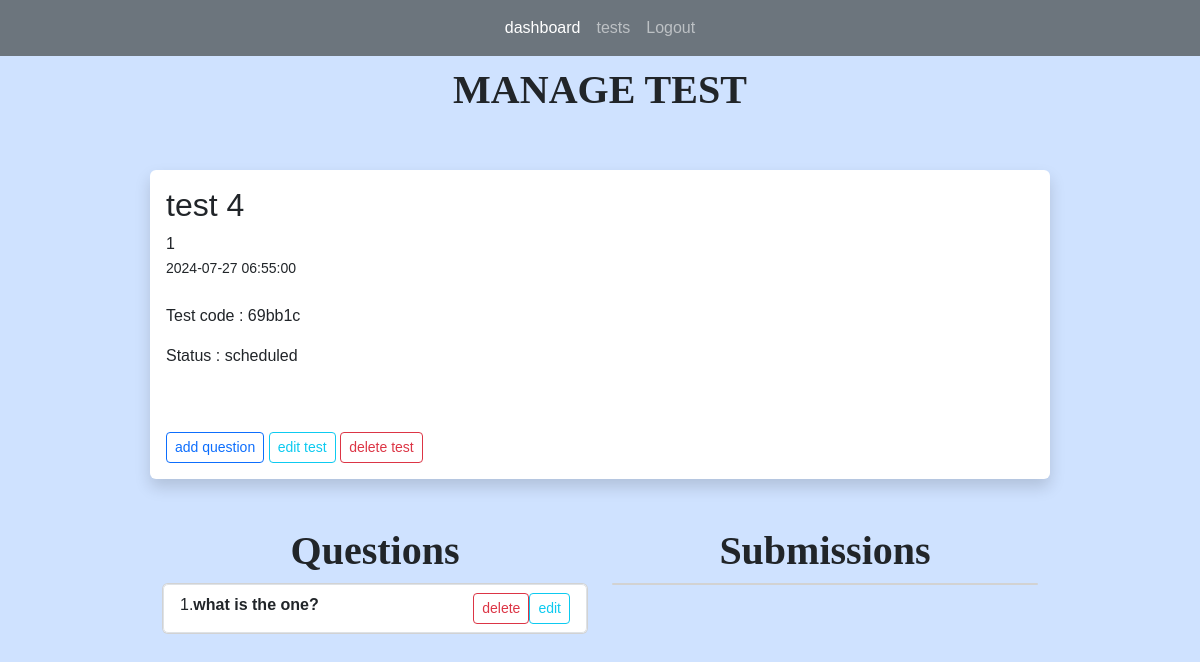
Before: /tests/3 (signed in) with the older database file.
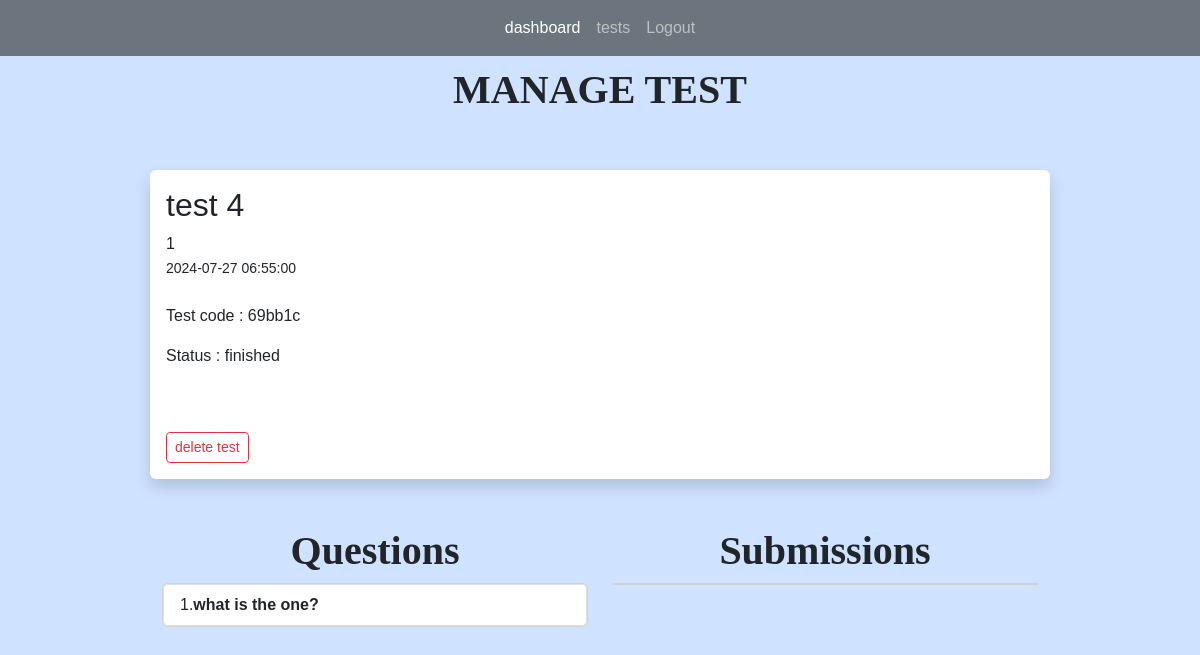
After: the same page with the newer database file.
### app.py (models this page shows)
class Tests(db.Model):
    test_id = db.Column(db.Integer, primary_key=True)
    title = db.Column(db.String(255))
    start_date = db.Column(db.DateTime, nullable = False)
    end_date = db.Column(db.DateTime, nullable = False)
    status = db.Column(db.String(255))
    teacher_id = db.Column(db.Integer, db.ForeignKey('users.id'))
    teacher = db.relationship('Users', backref=db.backref('tests', lazy=True))
    questions = db.relationship("Questions", backref="question_list")
    code = db.Column(db.String(6), unique=True)  # column to store the unique code
    students = db.relationship('Users', secondary='test_students', backref=db.backref('tests_registered', lazy=True))
    submissions = db.relationship('Submission', backref='test_submissions', lazy=True)

class Questions(db.Model):
    question_id = db.Column(db.Integer, primary_key=True)
    question_text = db.Column(db.String(255), nullable=False)
    question_type = db.Column(db.String(255), nullable=False)
    points = db.Column(db.Integer, nullable=False)
    option1 = db.Column(db.String(255))
    option2 = db.Column(db.String(255))
    option3 = db.Column(db.String(255))
    option4 = db.Column(db.String(255))
    correct_opt = db.Column(db.Integer)
    correct_ans = db.Column(db.String(255))
    stt = db.Column(db.Boolean)
    test_id = db.Column(db.Integer, db.ForeignKey('tests.test_id'))
    test = db.relationship('Tests', backref=db.backref('question_test', lazy=True))
    answer = db.relationship("Answers", uselist=False)

### app.py (the view)
@app.route('/tests/<int:id>', methods=['GET', 'POST'])
@login_required(role="teacher")
def test(id):
    test = Tests.query.get_or_404(id)
    questions = Questions.query.filter_by(test_id = id)
    return render_template('manage_test.html', test=test, questions=questions)

### app.py (called while the page is built)
@login_manager.user_loader
def load_user(user_id):
    return Users.query.get(int(user_id))

def login_required(role="ANY"):
    def wrapper(fn):
        @wraps(fn)
        def decorated_view(*args, **kwargs):
            if not current_user.is_authenticated:
               return login_manager.unauthorized()
            if ( (current_user.role != role) and (role != "ANY")):
                return login_manager.unauthorized()
            return fn(*args, **kwargs)
        return decorated_view
    return wrapper

### templates/manage_test.html (shortened to what this page needs)
{% extends 'index.html' %}
{% block content %}
<h1>MANAGE TEST</h1>
<br>
<br/>
<div class="shadow p-3 mb-5 bg-body rounded">
	<h2>{{ test.title }}</h2>
    {{ test.teacher_id }}<br/>
	<small>{{ test.start_date }}</small> <br/><br/>
	<p>
		Test code : {{ test.code }}
	</p>
	<p>
		Status : {{ test.status }}
	</p>
	<br/><br/>
	{% if test.status == 'scheduled' %}
		<a href="{{ url_for('add_question', id=test.test_id)}}" class="btn btn-outline-primary btn-sm">add question</a>
		<a href="{{ url_for('edit_test', id=test.test_id)}}" class="btn btn-outline-info btn-sm">edit test</a>
	{% endif %}
	{% if test.status == 'scheduled' or test.status == "finished" %}
		<a class="btn btn-outline-danger btn-sm" data-bs-toggle="modal" data-bs-target="#confirmationModal" >delete test</a>
		<br/>
	{% endif %}
</div>
<div class="container text-center">
	<div class="row">
	  <div class="col">
		<h1>Questions</h1>
	  </div>
	  <div class="col">
		<h1>Submissions</h1>
	  </div>
	</div>
	<div class="row">
	  <div class="col">
		<div class="card">
			<ul class="list-group list-group-numbered">
				{% for question in questions %}
				<li style="text-align: left;" class="list-group-item d-flex ">
					<div class="flex-grow-1">
						<b >
							{{ question.question_text }}
						</b>
					</div>
					{% if test.status == 'scheduled' %}
						<a class="btn btn-outline-danger btn-sm" data-bs-toggle="modal" data-bs-target="#quesconfirmationModal-{{ question.question_id }}">delete</a>
						<a class="btn btn-outline-info btn-sm" href="{{ url_for('edit_question', id=test.test_id, question_id = question.question_id)}}">edit</a>
					{% endif %}
				</li>
				{% endfor %}
			</ul>
		</div>
	  </div>
	  <div class="col">
		<div class="card">
		</div>
	  </div>
	</div>
  </div>
{% endblock %}

### templates/index.html (shortened to what this page needs)
<!DOCTYPE html>
<html lang="en">
<head>
    <link href="https://cdn.jsdelivr.net/npm/bootstrap@5.3.3/dist/css/bootstrap.min.css"
    rel="stylesheet"
>
    <link rel="stylesheet" href="{{url_for('static', filename='main.css') }}">
</head>
<body class= "bg-primary-subtle" >
    {% if current_user.is_authenticated and current_user.role == "teacher" %}
        {% include 'teacher_navbar.html' %}
    {% endif %}
    <div style="margin-top: 10px;margin-bottom: 10px;margin-right: 150px;margin-left: 150px;">
        {% block content %}
        {% endblock %}
    </div>
</body>
</html>

### templates/teacher_navbar.html (shortened to what this page needs)
    <nav class="navbar navbar-expand-lg navbar-dark bg-secondary">
        <div class="collapse navbar-collapse" id="navbarNavAltMarkup">
            <div class="navbar-nav mx-auto">
            <a class="nav-link active" aria-current="page" href="{{ url_for('teacher_dashboard') }}">dashboard</a>
            <a class="nav-link" href="{{ url_for('tests') }}">tests</a>
            <a class="nav-link" href="{{ url_for('logout') }}">Logout</a>
            </div>
        </div>
    </nav>

### static/main.css (style rules this page uses)
body { font-family: Arial, sans-serif; margin: 0; padding: 0; }
nav a { color: #fff; text-decoration: none; }
H1 { font-family: Copperplate; font-weight: bold; font-size: 40px; text-align: center; }

Changed rows visible on the page:
changed Tests "test 4": status "scheduled" → "finished"
shown differently, row unchanged: Questions "what is the one?": no longer shows "delete edit"
Other visible differences:
text no longer shown: "add question edit test"
